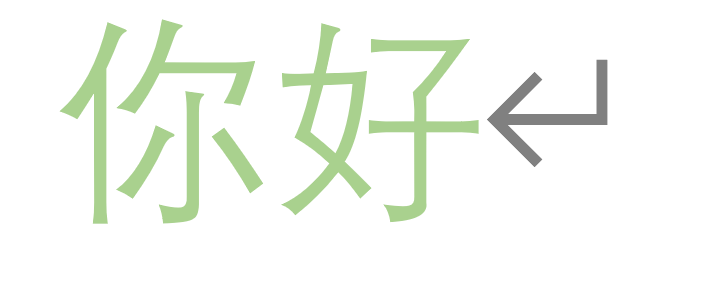
#> input picture test/img_1.png, 716 x 303 px, found by its file name
$ python OCR_test.py
#> lines starting #> are read from the running program, lines starting #| are printed output that depends on the picture; after the words box and inside, x2 and y2 are one past the last pixel; in counts of white or black regions, pixels touching at a corner belong together
import os
import pytesseract
from PIL import Image
from collections import defaultdict

pytesseract.pytesseract.tesseract_cmd = r"D:\Program Files (x86)\Tesseract-OCR\tesseract.exe"


# 获取图片中像素点数量最多的像素
def get_threshold(image):
    pixel_dict = defaultdict(int)

    # 像素及该像素出现次数的字典
    rows, cols = image.size
    for i in range(rows):
        for j in range(cols):
            pixel = image.getpixel((i, j))
            pixel_dict[pixel] += 1

    count_max = max(pixel_dict.values())  # 获取像素出现出多的次数
    pixel_dict_reverse = {v: k for k, v in pixel_dict.items()}
    threshold = pixel_dict_reverse[count_max]  # 获取出现次数最多的像素点

    return threshold


# 按照阈值进行二值化处理
# threshold: 像素阈值
def get_bin_table(threshold):
    # 获取灰度转二值的映射table
    table = []
    for i in range(256):
        rate = 0.1  # 在threshold的适当范围内进行处理
        if threshold * (1 - rate) <= i <= threshold * (1 + rate):
            table.append(1)
        else:
            table.append(0)
    return table


# 去掉二值化处理后的图片中的噪声点
def cut_noise(image):
    rows, cols = image.size  # 图片的宽度和高度
    change_pos = []  # 记录噪声点位置

    # 遍历图片中的每个点，除掉边缘
    for i in range(1, rows - 1):
        for j in range(1, cols - 1):
            # pixel_set用来记录该店附近的黑色像素的数量
            pixel_set = []
            # 取该点的邻域为以该点为中心的九宫格
            for m in range(i - 1, i + 2):
                for n in range(j - 1, j + 2):
                    if image.getpixel((m, n)) != 1:  # 1为白色,0位黑色
                        pixel_set.append(image.getpixel((m, n)))

            # 如果该位置的九宫内的黑色数量小于等于4，则判断为噪声
            if len(pixel_set) <= 4:
                change_pos.append((i, j))

    # 对相应位置进行像素修改，将噪声处的像素置为1（白色）
    for pos in change_pos:
        image.putpixel(pos, 1)

    return image  # 返回修改后的图片


# 识别图片中的数字加字母
# 传入参数为图片路径，返回结果为：识别结果
def OCR_lmj(img_path):
    image = Image.open(img_path)  # 打开图片文件
    imgry = image.convert('L')  # 转化为灰度图

    # 获取图片中的出现次数最多的像素，即为该图片的背景
    max_pixel = get_threshold(imgry)

    # 将图片进行二值化处理
    # 注意，是否使用二值化要看具体情况，有些图片二值化之后，可能关键信息会丢失，反而识别不出来
    table = get_bin_table(threshold=max_pixel)
    out = imgry.point(table, '1')

    # 去掉图片中的噪声（孤立点）
    out = cut_noise(out)

    # 保存图片
    out.save(r'D:\pythonProject\uploads\img_gray.jpg')

    # 仅识别图片中的数字
    # text = pytesseract.image_to_string(out, config='digits')
    # 识别图片中的数字和字母
    text = pytesseract.image_to_string(out, lang='chi_sim+eng')

    # 去掉识别结果中的特殊字符
    exclude_char_list = ' .:\\|\'\"?![],()~@#$%^&*_+-={};<>/¥'
    text = ''.join([x for x in text if x not in exclude_char_list])
    # print(text)

    return text


def main():
    # 识别指定文件目录下的图片
    # 图片存放目录figures
    # dir = 'D://pythonProject/test/test_png'
    #
    # correct_count = 0  # 图片总数
    # total_count = 0  # 识别正确的图片数量
    #
    # # 遍历figures下的png,jpg文件
    # for file in os.listdir(dir):
    #     if file.endswith('.png') or file.endswith('.jpg'):
    #         # print(file)
    #         image_path = '%s/%s' % (dir, file)  # 图片路径
    #
    #         answer = file.split('.')[0]  # 图片名称，即图片中的正确文字
    #         recognizition = OCR_lmj(image_path)  # 图片识别的文字结果
    #
    #         print((answer, recognizition))
    #         if recognizition == answer:  # 如果识别结果正确，则total_count加1
    #             correct_count += 1
    #
    #         total_count += 1
    #
    # print('Total count: %d, correct: %d.' % (total_count, correct_count))

    # 单张图片识别
    image_path = r"D:\pythonProject\test\img_1.png"
    text = OCR_lmj(image_path)
#> in OCR_lmj, image is the input picture: PIL image 716x303 RGBA; mean R, G, B, A 245.1, 248.9, 242.6, 255
#> in OCR_lmj, `imgry = image.convert('L')`:
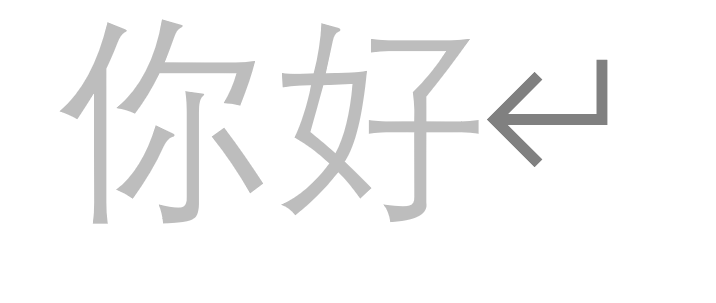
#> imgry: PIL image 716x303 L; min 128, max 255, mean 247
#> after the loop in get_threshold, `for i in range(rows):`: pixel_dict = 85 items
#> in get_threshold, `count_max = max(pixel_dict.values())`: count_max = 191768
#> in get_threshold, `pixel_dict_reverse = {v: k for k, v in pixel_dict.items()}`: pixel_dict_reverse = 46 items
#> in get_threshold, `threshold = pixel_dict_reverse[count_max]`: threshold = 255
#> after the loop in get_bin_table, `for i in range(256):`: table = 256 values from 0 to 1
#> in OCR_lmj, `out = imgry.point(table, '1')`:
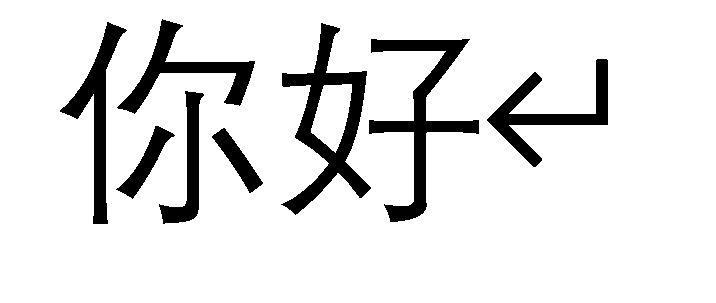
#> out: PIL image 716x303 1; 89.1% white; 8 black regions, largest, box (x1, y1, x2, y2) and area: (281, 23, 371, 215) 5189, (369, 39, 479, 222) 4733, (60, 22, 127, 224) 3307
#> after the loop in cut_noise, `for i in range(1, rows - 1):`: change_pos = 191183 items
#> the loop in cut_noise, `for pos in change_pos:` made 191183 passes
#> pos on passes 1 to 3: (1, 1), (1, 2), (1, 3)
#> after the loop in cut_noise, `for pos in change_pos:`: image: PIL image 716x303 1; 89.1% white; 8 black regions, largest, box (x1, y1, x2, y2) and area: (282, 23, 371, 214) 5182, (369, 39, 479, 222) 4723, (60, 22, 126, 224) 3302
    expected_names = '你好'
    text_clean = text.strip().replace(" ", "").upper()
    expected_clean = expected_names.strip().replace(" ", "").upper()

    print(f"识别结果: {text_clean}")
    print(f"预期结果: {expected_clean}")

    if text_clean == expected_clean:
        print("识别成功，文字完全匹配！")
    else:
        print("识别失败，文字不匹配！")


main()
#> (the call stopped at in OCR_lmj, `text = pytesseract.image_to_string(out, lang='chi_sim+eng')`: pytesseract is not available in this run)

$ run again, with test/img.png copied over test/img_1.png
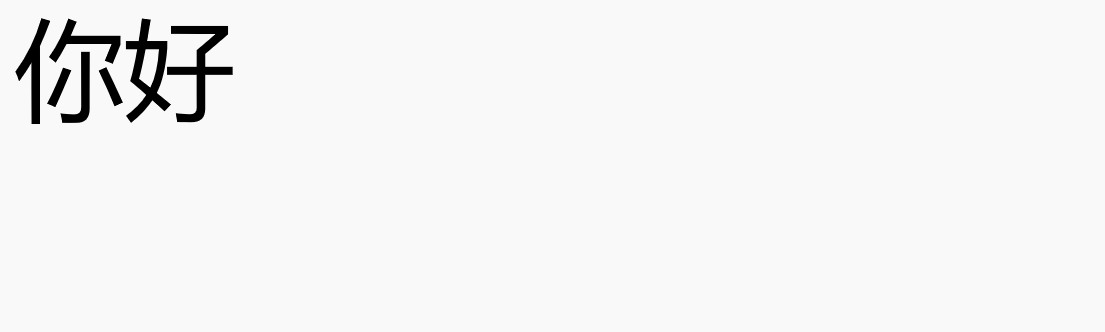
#> input picture test/img.png, 1105 x 332 px, found by its file name
#> in OCR_lmj, image is the input picture: PIL image 1105x332 RGBA; mean R, G, B, A 244.1, 244.1, 244.1, 255
#> after the loop in get_threshold, `for i in range(rows):`: pixel_dict = 249 items
#> count_max = 358878
#> pixel_dict_reverse = 24 items
#> threshold = 249
#> after the loop in get_bin_table, `for i in range(256):`: table = 256 values from 0 to 1
#> in OCR_lmj, `out = imgry.point(table, '1')`:
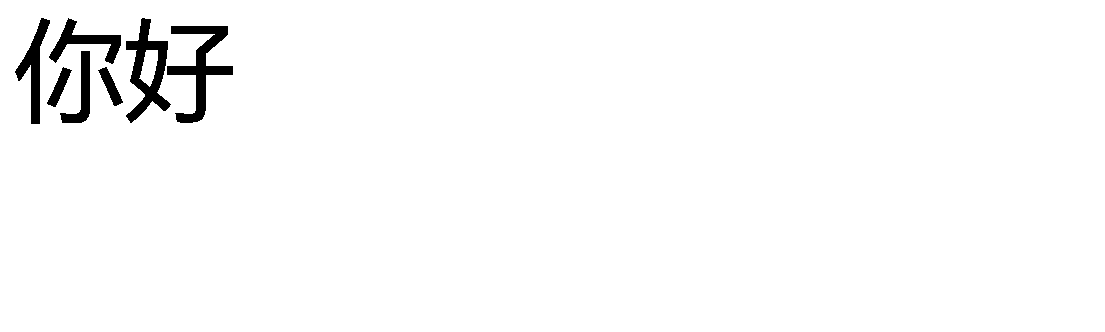
#> out: PIL image 1105x332 1; 97.9% white; 7 black regions, largest, box (x1, y1, x2, y2) and area: (167, 26, 233, 123) 2067, (126, 18, 171, 123) 1888, (15, 18, 50, 124) 1219
#> after the loop in cut_noise, `for i in range(1, rows - 1):`: change_pos = 356204 items
#> the loop in cut_noise, `for pos in change_pos:` made 356204 passes
#> pos on passes 1 to 3: (1, 1), (1, 2), (1, 3)
